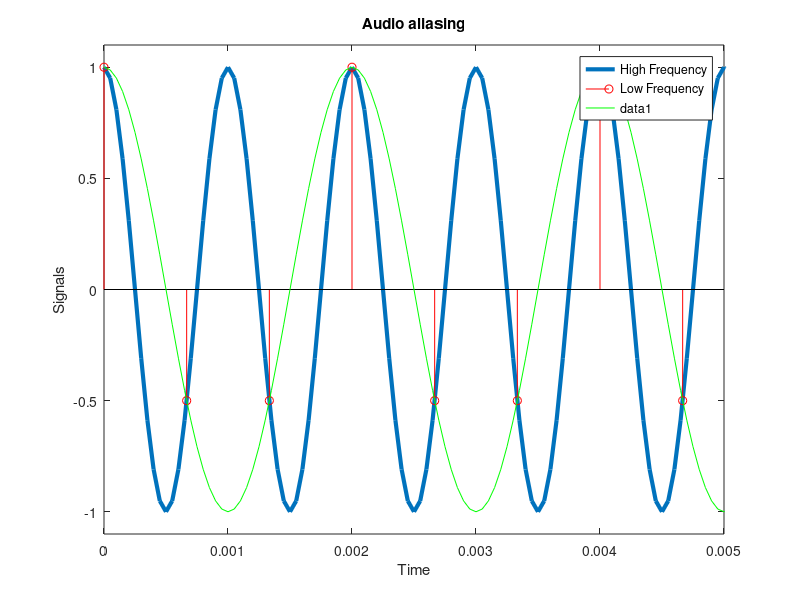

MATLAB code to generate this figure:
T = 2;
f0 = 1000;
fs1 = 20000;
fs2 = 1500;
t1 = 0:1/fs1:T;
x1 = cos(2*pi*f0*t1);
t2 = 0:1/fs2:T;
x2 = cos(2*pi*f0*t2);
figure;
plot(t1,x1,'LineWidth',3.0)
hold on
stem(t2,x2,'r')
axis([0, 0.005, -1.1, 1.1])
legend('High Frequency','Low Frequency')
xlabel('Time')
ylabel('Signals')
title('Audio aliasing');
hold on
%%%
soundsc(x1,fs1)
%%%
soundsc(x2,fs2)
x3 = cos(2*pi*500*t1);
soundsc(x3,fs1)
plot(t1,x3,'g')
